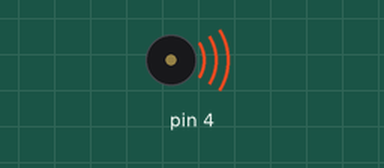
Simulated run of this sketch. Board: Arduino Nano, built with avr-gcc and run on an emulated ATmega328P. Parts: buzzer (waves = sounding). What the sketch prints to the serial monitor is not drawn.

Above: at 0.2 s.
At 9.57 s:
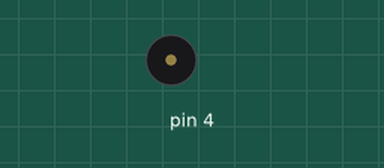
Timing chart, 0 to 15.5 s (numbered marks = the images above):
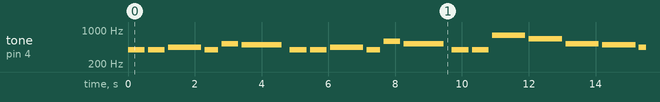

The sketch:

HO3.ino
```cpp
#define NOTE_C4  262
#define NOTE_CS4 277
#define NOTE_D4  294
#define NOTE_DS4 311
#define NOTE_E4  330
#define NOTE_F4  349
#define NOTE_FS4 370
#define NOTE_G4  392
#define NOTE_GS4 415
#define NOTE_A4  440
#define NOTE_AS4 466
#define NOTE_B4  494
#define NOTE_C5  523
#define NOTE_CS5 554
#define NOTE_D5  587
#define NOTE_DS5 622
#define NOTE_E5  659
#define NOTE_F5  698
#define NOTE_FS5 740
#define NOTE_G5  784
#define NOTE_GS5 831
#define NOTE_A5  880
#define NOTE_AS5 932
#define NOTE_B5  988
//this should be in a separate header file;yes,I know
void setup() {

  pinMode(4,OUTPUT);
  Serial.begin(9600);

}

void loop() {

  tone(4,NOTE_G4,500);
  Serial.print("Hap-");
  delay(600);
  tone(4,NOTE_G4,500);
  Serial.print("py ");
  delay(600);
  tone(4,NOTE_A4,1000);
  Serial.print("Birth-");
  delay(1100);
  tone(4,NOTE_G4,400);
  Serial.print("day ");
  delay(500);
  tone(4,NOTE_C5,500);
  Serial.print("to ");
  delay(600);
  tone(4,NOTE_B4,1200);
  Serial.print("you ");
  delay(1450);
  tone(4,NOTE_G4,500);
  Serial.print("Hap-");
  delay(600);
  tone(4,NOTE_G4,500);
  Serial.print("py ");
  delay(600);
  tone(4,NOTE_A4,1000);
  Serial.print("Birth-");
  delay(1100);
  tone(4,NOTE_G4,400);
  Serial.print("day ");
  delay(500);
  tone(4,NOTE_D5,500);
  Serial.print("to ");
  delay(600);
  tone(4,NOTE_C5,1200);
  Serial.print("you\n");
  delay(1450);
  tone(4,NOTE_G4,500);
  Serial.print("Hap-");
  delay(600);
  tone(4,NOTE_G4,500);
  Serial.print("py ");
  delay(600);
  tone(4,NOTE_G5,1000);
  Serial.print("Birth-");
  delay(1100);
  tone(4,NOTE_E5,1000);
  Serial.print("day ");
  delay(1100);
  tone(4,NOTE_C5,1000);
  Serial.print("to ");
  delay(1100);
  tone(4,NOTE_B4,1000);
  Serial.print("some-");
  delay(1100);
  tone(4,NOTE_A4,1000);
  Serial.print("one ");
  delay(1100);
  tone(4,NOTE_F5,400);
  Serial.print("Hap-");
  delay(500);
  tone(4,NOTE_F5,500);
  Serial.print("py ");
  delay(600);
  tone(4,NOTE_E5,1000);
  Serial.print("Birth-");
  delay(1100);
  tone(4,NOTE_C5,1000);
  Serial.print("day ");
  delay(1100);
  tone(4,NOTE_D5,1000);
  Serial.print("to ");
  delay(1100);
  tone(4,NOTE_C5,1500);
  Serial.print("youu");
  delay(30);
  Serial.print("uu");
  delay(30);//50
  Serial.print("uu");
  delay(30);
  Serial.print("uu");
  delay(30);
  Serial.print("uu");
  delay(30);
  Serial.print("uu");
  delay(30);
  Serial.print("uu");
  delay(30);
  Serial.print("uu");
  delay(30);
  Serial.print("uu");
  delay(30);
  Serial.print("uu");
  delay(30);
  Serial.print("uu");
  delay(30);
  Serial.print("uu");
  delay(30);//40
  Serial.print("uu");
  delay(30);
  Serial.print("uu");
  delay(30);
  Serial.print("uu");
  delay(30);
  Serial.print("uu");
  delay(30);
  Serial.print("uu");
  delay(30);
  Serial.print("uu");
  delay(30);
  Serial.print("uu");
  delay(30);
  Serial.print("uu");
  delay(30);
  Serial.print("uu");
  delay(30);
  Serial.print("uu");
  delay(30);//30
  Serial.print("uu");
  delay(30);
  Serial.print("uu");
  delay(30);
  Serial.print("uu");
  delay(30);
  Serial.print("uu");
  delay(30);
  Serial.print("uu");
  delay(30);
  Serial.print("uu");
  delay(30);
  Serial.print("uu");
  delay(30);
  Serial.print("uu");
  delay(30);
  Serial.print("uu");
  delay(30);
  Serial.print("uu");
  delay(30);//20
  Serial.print("uu");
  delay(30);
  Serial.print("uu");
  delay(30);
  Serial.print("uu");
  delay(30);
  Serial.print("uu");
  delay(30);
  Serial.print("uu");
  delay(30);
  Serial.print("uu");
  delay(30);
  Serial.print("uu");
  delay(30);
  Serial.print("uu");
  delay(30);
  Serial.print("uu");
  delay(30);
  Serial.print("uu");
  delay(30);//10
  Serial.print("uu");
  delay(30);
  Serial.print("uu");
  delay(30);
  Serial.print("uu");
  delay(30);
  Serial.print("uu");
  delay(30);
  Serial.print("uu");
  delay(30);
  Serial.print("uu");
  delay(30);
  Serial.print("uu");
  delay(30);
  Serial.print("uu");
  delay(30);
  Serial.print("uu");
  delay(30);
  Serial.print("uu");
  delay(30);
  Serial.print("uu :(               \n\n");
  delay(1500);

}
```

Measured:
- by itself, tone on pin 4: plays 392 Hz for 0.50 s, 392 Hz for 0.50 s, 440 Hz for 1.0 s, 392 Hz for 0.40 s, 523 Hz for 0.50 s, 494 Hz for 1.2 s … (139 notes in this stretch)
